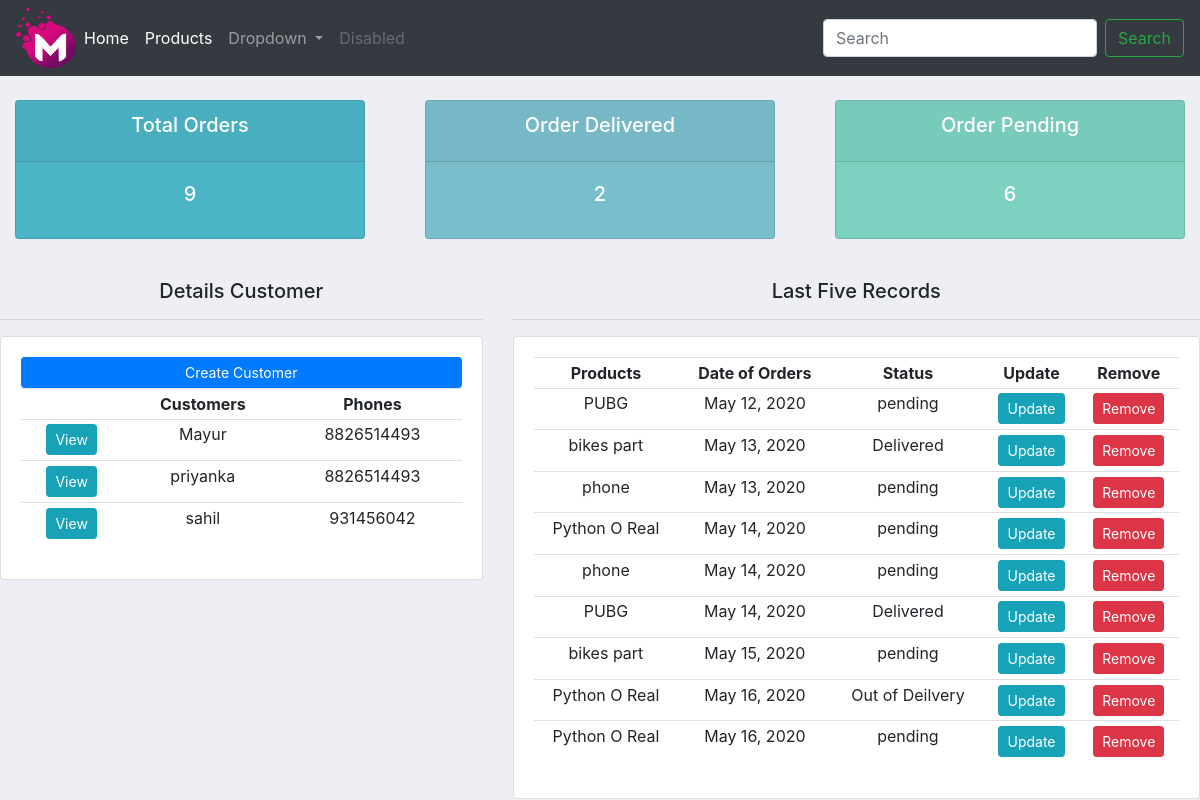
/, run on an earlier commit of the app's database.
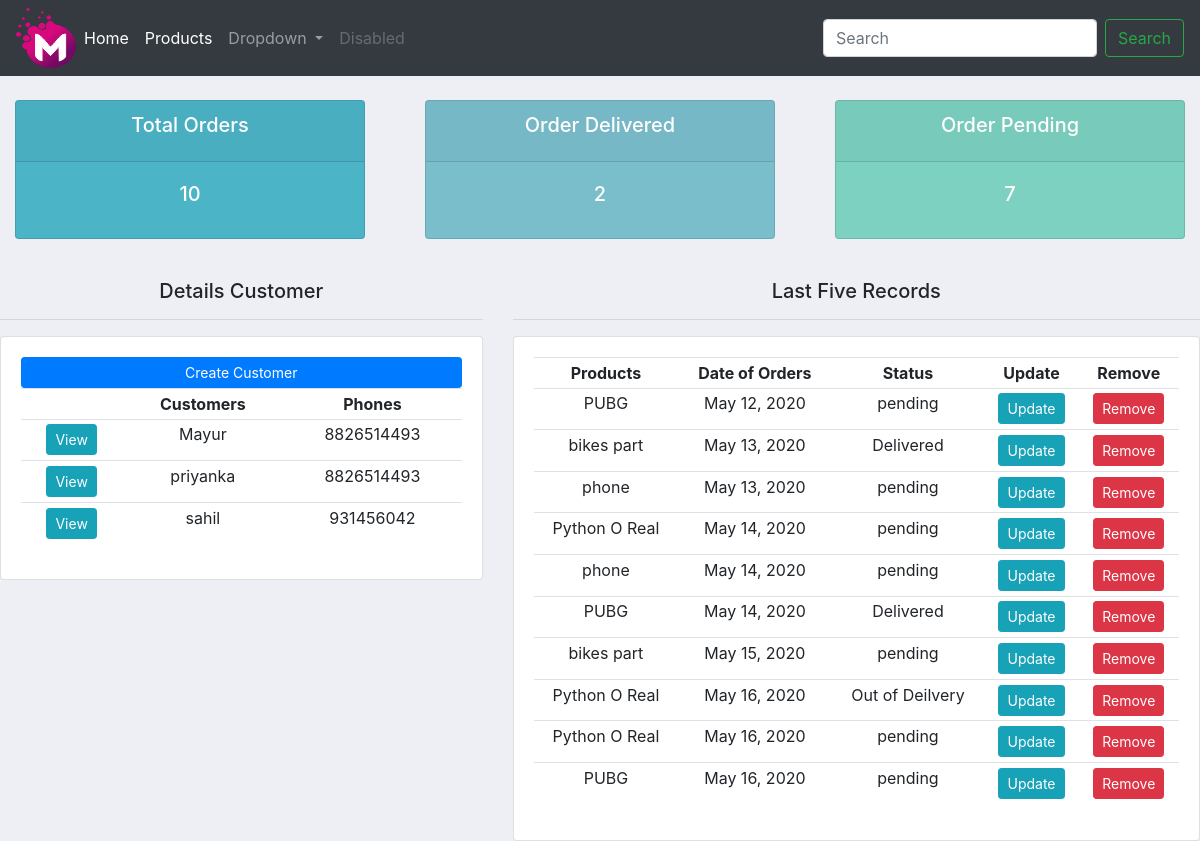
And on a later commit of the database.
### accounts/models.py (models this page shows, shortened)
class Customer(models.Model):
    name = models.CharField(max_length=200, null=True)
    phone = models.CharField(max_length=200, null=True)
    email = models.CharField(max_length=200,blank=True)
    date_created = models.DateTimeField(auto_now_add=True, null=True)

class Order(models.Model):
    STATUS = (
        ('pending','pending'),
        ('Out of Deilvery','Out of Deilvery'),
        ('Delivered','Delivered'),
    )
    customer = models.ForeignKey(Customer, null=True , on_delete=models.SET_NULL)
    products = models.ForeignKey(Product, null=True , on_delete=models.SET_NULL)
    date_created = models.DateField(auto_now_add=True, null=True)
    status = models.CharField(max_length=200,choices=STATUS)
    notes = models.CharField(max_length=1000,null=True)

class Product(models.Model):
    CATEGORY = (
        ("Indoor","Indoor"),
        ('Out Door','Out Door'),
    )
    name = models.CharField(max_length=200, null=True)
    price = models.FloatField(null=True)
    category = models.CharField(max_length=200, null=True, choices=CATEGORY)
    description = models.CharField(max_length=200, null=True, blank=True)
    date_created = models.DateTimeField(auto_now_add=True, null=True)
    tag = models.ManyToManyField(Tag)
    def __str__(self):
        return self.name

### accounts/views.py (the view)
# urls.py: path('',views.home,name='home'),
def home(request):
    orders_data = Order.objects.all()
    customer_data = Customer.objects.all()
    total_customers = orders_data.count()
    total_orders = customer_data.count()
    total_delivered = orders_data.filter(status='Delivered').count()
    total_pending = orders_data.filter(status='pending').count()
    context = {'orders_show':orders_data,'customer_show':customer_data,'total_orders_show':total_customers,'order_delivered_show':total_delivered,'total_pending_show':total_pending}
    return render(request, 'index.html',context)

### accounts/templates/index.html
{% extends 'navbar.html' %}
{% block content %}
{% include "status.html" %}
<br>
<div class="row">
    <div class="col-md-5">
        <h5 align='center'> Details Customer</h5>
        <hr>
        <div class="card card-body">
            <a class="btn btn-primary btn-sm btn-block" href="">Create Customer </a>
            <table class="table table-sm">
                <tr align="center">
                    <th></th>
                    <th> Customers </th>
                    <th> Phones </th>
                </tr>
                {% for customer in customer_show %}
                <tr align='center'>
                    <td><a class='btn btn-sm btn-info' href="{% url 'customer' customer.id %}"> View </a></td>
                    <td>{{ customer.name }}</td>
                    <td>{{ customer.phone }}</td>
                </tr>
                {% endfor %}
            </table>
        </div>
    </div>
    <div class="col-md-7">
        <h5 align='center'> Last Five Records </h5>
        <hr>
        <div class="card card-body">
            <table class="table table-sm">
                <tr align="center">
                    <th> Products </th>
                    <th> Date of Orders </th>
                    <th> Status </th>
                    <th> Update </th>
                    <th> Remove </th>
                </tr>
                {% for order in orders_show %}
                <tr align='center'>
                    <td>{{ order.products }}</td>
                    <td>{{ order.date_created }}</td>
                    <td>{{ order.status }}</td>
                    <td><a class='btn btn-sm btn-info' href="{% url 'update' order.id %}">Update</a></td>
                    <td><a class='btn btn-sm btn-danger' href="{% url 'delete' order.id %}">Remove</a></td>
                </tr>
                {% endfor %}
        </div>
    </div>
</div>
{% endblock %}

What changed in the data, as far as the page shows it:
added Order: products "PUBG", date_created "May 16, 2020", status "pending"
Also different on the page:
{{ total_orders_show }}: "9" → "10"
{{ total_pending_show }}: "6" → "7"
